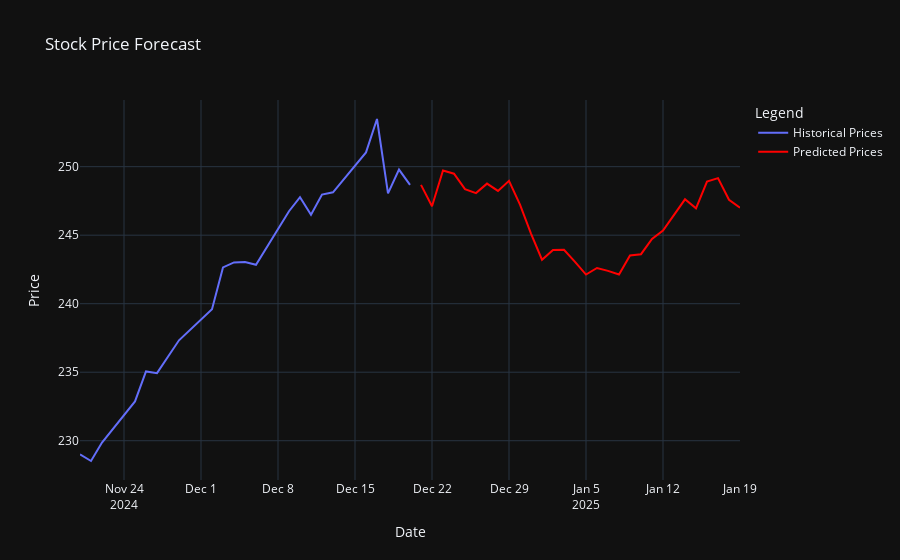

Notebook code for this chart:
### Code cell
import plotly.graph_objects as go


last_month_data = data[data.index >= (data.index[-1] - pd.DateOffset(months=1))]

# Create a time series of predictions
last_date = data.index[-1]
future_dates = pd.date_range(start=last_date + pd.Timedelta(days=1), periods=30)
predictions_series = pd.Series(predictions, index=future_dates)

# Create the plot
fig = go.Figure()

# Add historical prices to the plot
fig.add_trace(go.Scatter(x=last_month_data.index, y=last_month_data['Close'], mode='lines', name='Historical Prices'))

# Add predicted prices to the plot
fig.add_trace(go.Scatter(x=predictions_series.index, y=predictions_series, mode='lines', name='Predicted Prices', line=dict(color='red')))

# Add title and labels
fig.update_layout(
    title='Stock Price Forecast',
    xaxis_title='Date',
    yaxis_title='Price',
    legend_title='Legend',
    template='plotly_dark'
)

# Show the plot
fig.show()

### Figure 1 — Plotly figure (JSON) as saved in the notebook; plotly's stock layout.template omitted (floating-point values rounded to 4 significant figures)
{"data": [{"mode": "lines", "name": "Historical Prices", "type": "scatter", "x": ["2024-11-20T00:00:00-05:00", "2024-11-21T00:00:00-05:00", "2024-11-22T00:00:00-05:00", "2024-11-25T00:00:00-05:00", "2024-11-26T00:00:00-05:00", "2024-11-27T00:00:00-05:00", "2024-11-29T00:00:00-05:00", "2024-12-02T00:00:00-05:00", "2024-12-03T00:00:00-05:00", "2024-12-04T00:00:00-05:00", "2024-12-05T00:00:00-05:00", "2024-12-06T00:00:00-05:00", "2024-12-09T00:00:00-05:00", "2024-12-10T00:00:00-05:00", "2024-12-11T00:00:00-05:00", "2024-12-12T00:00:00-05:00", "2024-12-13T00:00:00-05:00", "2024-12-16T00:00:00-05:00", "2024-12-17T00:00:00-05:00", "2024-12-18T00:00:00-05:00", "2024-12-19T00:00:00-05:00", "2024-12-20T00:00:00-05:00"], "y": [229, 228.5, 229.9, 232.9, 235.1, 234.9, 237.3, 239.6, 242.6, 243.0, 243.0, 242.8, 246.8, 247.8, 246.5, 248.0, 248.1, 251.0, 253.5, 248.1, 249.8, 248.7]}, {"line": {"color": "red"}, "mode": "lines", "name": "Predicted Prices", "type": "scatter", "x": ["2024-12-21T00:00:00-05:00", "2024-12-22T00:00:00-05:00", "2024-12-23T00:00:00-05:00", "2024-12-24T00:00:00-05:00", "2024-12-25T00:00:00-05:00", "2024-12-26T00:00:00-05:00", "2024-12-27T00:00:00-05:00", "2024-12-28T00:00:00-05:00", "2024-12-29T00:00:00-05:00", "2024-12-30T00:00:00-05:00", "2024-12-31T00:00:00-05:00", "2025-01-01T00:00:00-05:00", "2025-01-02T00:00:00-05:00", "2025-01-03T00:00:00-05:00", "2025-01-04T00:00:00-05:00", "2025-01-05T00:00:00-05:00", "2025-01-06T00:00:00-05:00", "2025-01-07T00:00:00-05:00", "2025-01-08T00:00:00-05:00", "2025-01-09T00:00:00-05:00", "2025-01-10T00:00:00-05:00", "2025-01-11T00:00:00-05:00", "2025-01-12T00:00:00-05:00", "2025-01-13T00:00:00-05:00", "2025-01-14T00:00:00-05:00", "2025-01-15T00:00:00-05:00", "2025-01-16T00:00:00-05:00", "2025-01-17T00:00:00-05:00", "2025-01-18T00:00:00-05:00", "2025-01-19T00:00:00-05:00"], "y": [248.7, 247.1, 249.7, 249.5, 248.4, 248.1, 248.8, 248.2, 249.0, 247.2, 245.1, 243.2, 243.9, 243.9, 243.1, 242.1, 242.6, 242.4, 242.1, 243.5, 243.6, 244.7, 245.3, 246.5, 247.6, 247.0, 248.9, 249.2, 247.6, 247.0]}], "layout": {"legend": {"title": {"text": "Legend"}}, "title": {"text": "Stock Price Forecast"}, "xaxis": {"title": {"text": "Date"}}, "yaxis": {"title": {"text": "Price"}}}}
